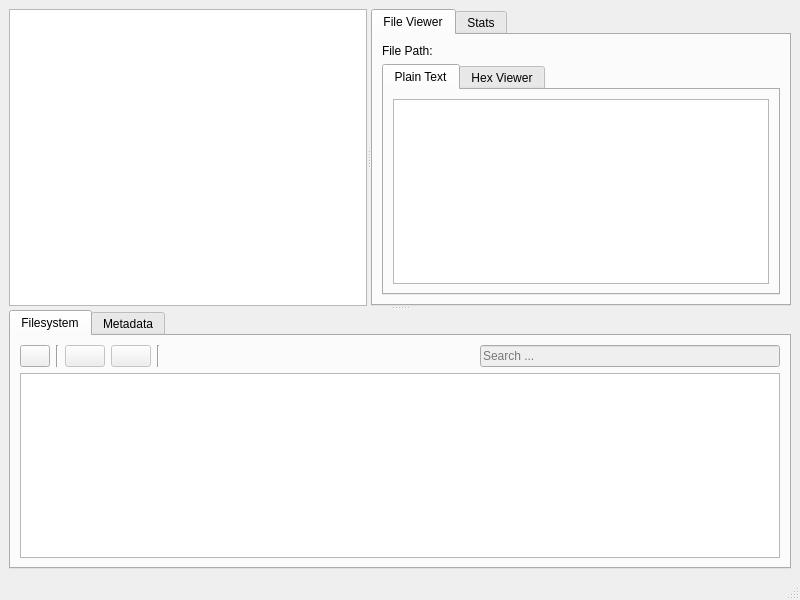
<?xml version="1.0" encoding="UTF-8"?>
<ui version="4.0">
 <class>MainWindow</class>
 <widget class="QMainWindow" name="MainWindow">
  <property name="geometry">
   <rect>
    <x>0</x>
    <y>0</y>
    <width>800</width>
    <height>600</height>
   </rect>
  </property>
  <property name="windowTitle">
   <string>Nomen</string>
  </property>
  <widget class="QWidget" name="centralwidget">
   <layout class="QGridLayout" name="gridLayout">
    <item row="0" column="0">
     <layout class="QVBoxLayout" name="verticalLayout">
      <item>
       <widget class="QSplitter" name="verticalSplitter">
        <property name="orientation">
         <enum>Qt::Orientation::Vertical</enum>
        </property>
        <widget class="QSplitter" name="horizontalSplitter">
         <property name="orientation">
          <enum>Qt::Orientation::Horizontal</enum>
         </property>
         <widget class="QTreeView" name="treeViewFilesystem">
          <property name="sizePolicy">
           <sizepolicy hsizetype="Expanding" vsizetype="Expanding">
            <horstretch>0</horstretch>
            <verstretch>0</verstretch>
           </sizepolicy>
          </property>
          <property name="minimumSize">
           <size>
            <width>0</width>
            <height>0</height>
           </size>
          </property>
         </widget>
         <widget class="QTabWidget" name="MainTabGroup">
          <property name="currentIndex">
           <number>0</number>
          </property>
          <property name="movable">
           <bool>true</bool>
          </property>
          <widget class="QWidget" name="contentViewerTab">
           <attribute name="title">
            <string>File Viewer</string>
           </attribute>
           <layout class="QVBoxLayout" name="verticalLayout_3">
            <item>
             <widget class="QLabel" name="filePath">
              <property name="text">
               <string>File Path:</string>
              </property>
             </widget>
            </item>
            <item>
             <widget class="QTabWidget" name="ViewersTabWidget">
              <property name="currentIndex">
               <number>0</number>
              </property>
              <widget class="QWidget" name="txtViewerTab">
               <attribute name="title">
                <string>Plain Text</string>
               </attribute>
               <layout class="QVBoxLayout" name="verticalLayout_plainText">
                <item>
                 <widget class="QPlainTextEdit" name="plainTextView">
                  <property name="sizePolicy">
                   <sizepolicy hsizetype="Expanding" vsizetype="Expanding">
                    <horstretch>0</horstretch>
                    <verstretch>0</verstretch>
                   </sizepolicy>
                  </property>
                  <property name="frameShape">
                   <enum>QFrame::Shape::StyledPanel</enum>
                  </property>
                  <property name="midLineWidth">
                   <number>0</number>
                  </property>
                  <property name="documentTitle">
                   <string notr="true"/>
                  </property>
                  <property name="undoRedoEnabled">
                   <bool>false</bool>
                  </property>
                  <property name="lineWrapMode">
                   <enum>QPlainTextEdit::LineWrapMode::NoWrap</enum>
                  </property>
                  <property name="readOnly">
                   <bool>true</bool>
                  </property>
                  <property name="plainText">
                   <string notr="true"/>
                  </property>
                  <property name="textInteractionFlags">
                   <set>Qt::TextInteractionFlag::TextSelectableByKeyboard|Qt::TextInteractionFlag::TextSelectableByMouse</set>
                  </property>
                 </widget>
                </item>
               </layout>
              </widget>
              <widget class="QWidget" name="hexViewerTab">
               <attribute name="title">
                <string>Hex Viewer</string>
               </attribute>
              </widget>
             </widget>
            </item>
           </layout>
          </widget>
          <widget class="QWidget" name="statsViewerTab_2">
           <attribute name="title">
            <string>Stats</string>
           </attribute>
          </widget>
         </widget>
        </widget>
        <widget class="QTabWidget" name="BottomTabGroup">
         <property name="minimumSize">
          <size>
           <width>0</width>
           <height>0</height>
          </size>
         </property>
         <property name="currentIndex">
          <number>0</number>
         </property>
         <property name="movable">
          <bool>true</bool>
         </property>
         <property name="tabBarAutoHide">
          <bool>false</bool>
         </property>
         <widget class="QWidget" name="fsExplorerTab">
          <attribute name="title">
           <string>Filesystem</string>
          </attribute>
          <layout class="QGridLayout" name="gridLayout_fs">
           <item row="0" column="0">
            <layout class="QVBoxLayout" name="verticalLayout_2">
             <item>
              <layout class="QHBoxLayout" name="horizontalLayout">
               <item>
                <widget class="QPushButton" name="UpPushButton">
                 <property name="enabled">
                  <bool>true</bool>
                 </property>
                 <property name="maximumSize">
                  <size>
                   <width>30</width>
                   <height>16777215</height>
                  </size>
                 </property>
                 <property name="text">
                  <string/>
                 </property>
                 <property name="icon">
                  <iconset theme="QIcon::ThemeIcon::GoUp"/>
                 </property>
                </widget>
               </item>
               <item>
                <widget class="Line" name="line">
                 <property name="orientation">
                  <enum>Qt::Orientation::Vertical</enum>
                 </property>
                </widget>
               </item>
               <item>
                <widget class="QPushButton" name="previousPushButton">
                 <property name="enabled">
                  <bool>false</bool>
                 </property>
                 <property name="text">
                  <string/>
                 </property>
                 <property name="icon">
                  <iconset theme="QIcon::ThemeIcon::GoPrevious"/>
                 </property>
                </widget>
               </item>
               <item>
                <widget class="QPushButton" name="nextPushButton">
                 <property name="enabled">
                  <bool>false</bool>
                 </property>
                 <property name="text">
                  <string/>
                 </property>
                 <property name="icon">
                  <iconset theme="QIcon::ThemeIcon::GoNext"/>
                 </property>
                </widget>
               </item>
               <item>
                <widget class="Line" name="line_2">
                 <property name="orientation">
                  <enum>Qt::Orientation::Vertical</enum>
                 </property>
                </widget>
               </item>
               <item>
                <widget class="QLabel" name="currentNodeLabel">
                 <property name="text">
                  <string/>
                 </property>
                 <property name="textInteractionFlags">
                  <set>Qt::TextInteractionFlag::LinksAccessibleByMouse|Qt::TextInteractionFlag::TextSelectableByKeyboard|Qt::TextInteractionFlag::TextSelectableByMouse</set>
                 </property>
                </widget>
               </item>
               <item>
                <spacer name="horizontalSpacer">
                 <property name="orientation">
                  <enum>Qt::Orientation::Horizontal</enum>
                 </property>
                 <property name="sizeHint" stdset="0">
                  <size>
                   <width>40</width>
                   <height>20</height>
                  </size>
                 </property>
                </spacer>
               </item>
               <item>
                <widget class="QLineEdit" name="searchLineEdit">
                 <property name="enabled">
                  <bool>false</bool>
                 </property>
                 <property name="maximumSize">
                  <size>
                   <width>350</width>
                   <height>16777215</height>
                  </size>
                 </property>
                 <property name="placeholderText">
                  <string>Search ...</string>
                 </property>
                </widget>
               </item>
              </layout>
             </item>
             <item>
              <widget class="QTableView" name="tableView">
               <property name="sizePolicy">
                <sizepolicy hsizetype="Expanding" vsizetype="Expanding">
                 <horstretch>0</horstretch>
                 <verstretch>0</verstretch>
                </sizepolicy>
               </property>
              </widget>
             </item>
            </layout>
           </item>
          </layout>
         </widget>
         <widget class="QWidget" name="metadataViewerTab">
          <attribute name="title">
           <string>Metadata</string>
          </attribute>
         </widget>
        </widget>
       </widget>
      </item>
     </layout>
    </item>
   </layout>
  </widget>
  <widget class="QMenuBar" name="menubar">
   <property name="enabled">
    <bool>true</bool>
   </property>
   <property name="geometry">
    <rect>
     <x>0</x>
     <y>0</y>
     <width>800</width>
     <height>23</height>
    </rect>
   </property>
  </widget>
  <widget class="QStatusBar" name="statusbar">
   <property name="enabled">
    <bool>true</bool>
   </property>
  </widget>
 </widget>
 <resources/>
 <connections/>
</ui>
